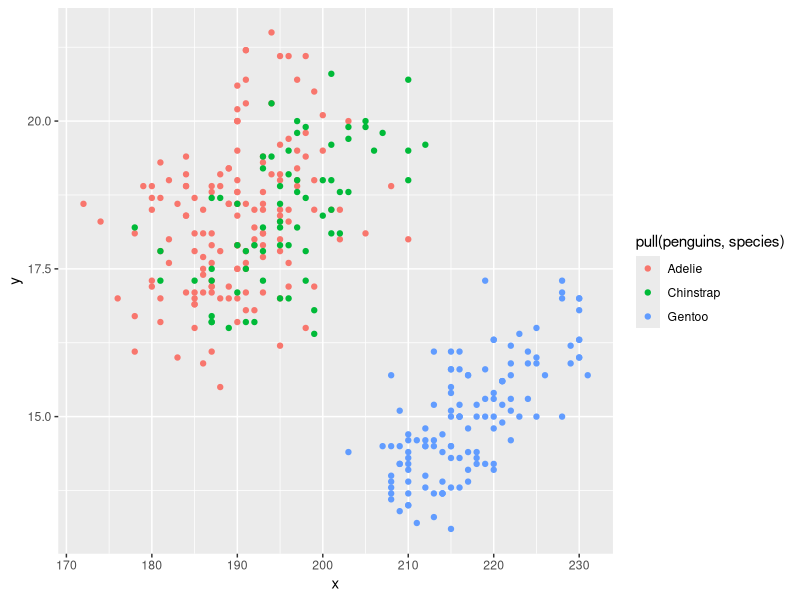
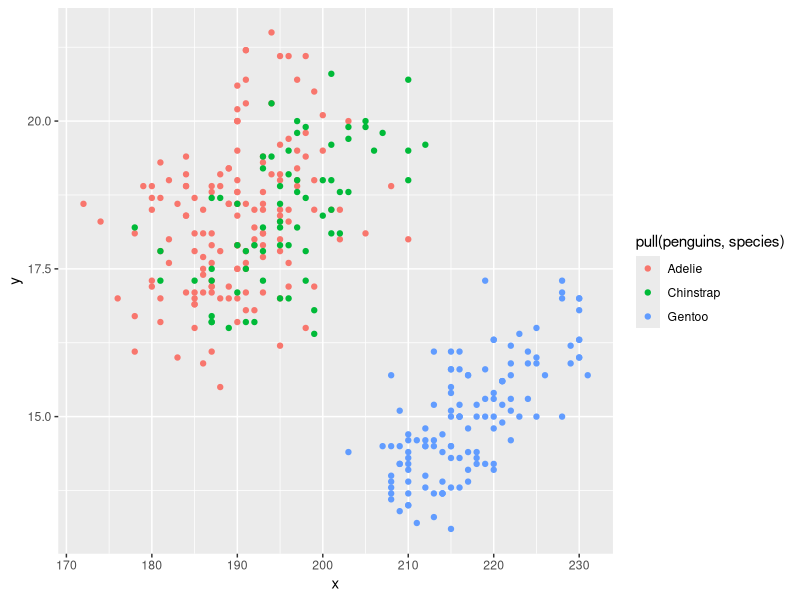

Write R code to recreate these figures, in order.
## ---- chunk 1
library(tidyverse)
## ---- chunk 2
df = tibble(
  vec_norm = rnorm(10),
  vec_logical = vec_norm > 0,
  vec_char = c("My", "name", "is", "Yihan", "Qiu", "and", "I'm", "a", "graduate", "student"),
  vec_factor = factor(c("Asian", "White", "Black", "Asian", "White", "Black", "Asian", "White", "Black", "Asian"))
)
df
## ---- chunk 3
## Takes the mean of the random sample and it works
mean_vec_norm = mean(pull(df,vec_norm))
mean_vec_norm

## Takes the mean of the logical vector and it works
mean_vec_logical = mean(pull(df, vec_logical))
mean_vec_logical

## Takes the mean of the character vector and it doesn't work
mean_vec_char = mean(pull(df, vec_char))
mean_vec_char

## Takes the mean of the vector factor and it doesn't work
mean_vec_factor = mean(pull(df, vec_factor))
mean_vec_factor
## ---- chunk 4
data("penguins", package = "palmerpenguins")
## ---- chunk 5
x = pull(penguins, flipper_length_mm)
y = pull(penguins, bill_depth_mm)
plot_df = tibble(x,y)

## A colored scatterplot of flipper length (x) and bill depth (y).
ggplot(plot_df, aes(x = x, y = y, color = pull(penguins,species))) + geom_point()

## Save the scatterplot
ggsave("scatterplot.pdf")
